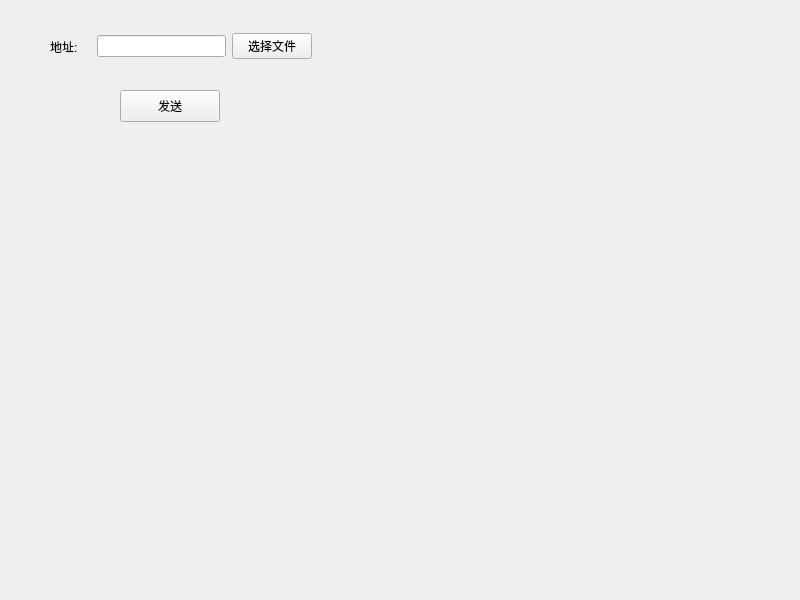
<?xml version="1.0" encoding="UTF-8"?>
<ui version="4.0">
 <class>Widget</class>
 <widget class="QWidget" name="Widget">
  <property name="geometry">
   <rect>
    <x>0</x>
    <y>0</y>
    <width>800</width>
    <height>600</height>
   </rect>
  </property>
  <property name="windowTitle">
   <string>Widget</string>
  </property>
  <widget class="QPushButton" name="pushButtonSend">
   <property name="geometry">
    <rect>
     <x>120</x>
     <y>90</y>
     <width>100</width>
     <height>32</height>
    </rect>
   </property>
   <property name="text">
    <string>发送</string>
   </property>
  </widget>
  <widget class="QWidget" name="">
   <property name="geometry">
    <rect>
     <x>50</x>
     <y>30</y>
     <width>262</width>
     <height>33</height>
    </rect>
   </property>
   <layout class="QHBoxLayout" name="horizontalLayout">
    <item>
     <widget class="QLabel" name="label">
      <property name="text">
       <string>地址:</string>
      </property>
     </widget>
    </item>
    <item>
     <widget class="QLabel" name="label_2">
      <property name="text">
       <string/>
      </property>
     </widget>
    </item>
    <item>
     <widget class="QLineEdit" name="lineEdit"/>
    </item>
    <item>
     <widget class="QPushButton" name="pushButtonSelect">
      <property name="text">
       <string>选择文件</string>
      </property>
     </widget>
    </item>
   </layout>
  </widget>
 </widget>
 <resources/>
 <connections/>
</ui>
